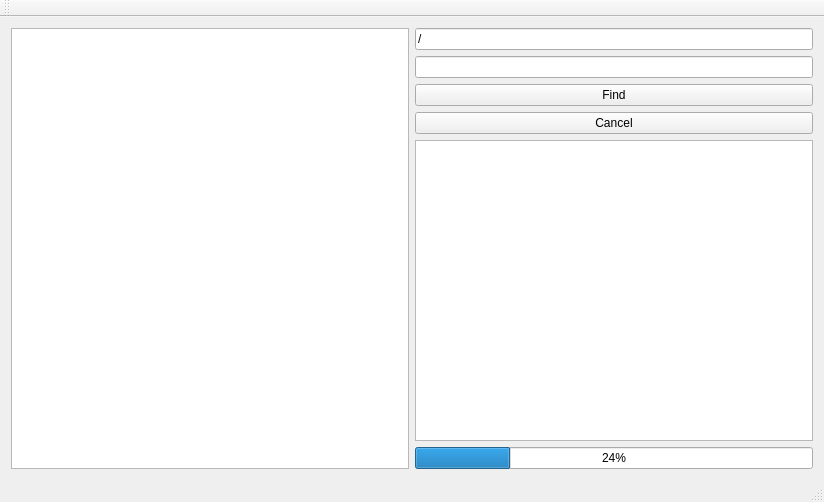
<?xml version="1.0" encoding="UTF-8"?>
<ui version="4.0">
 <class>MainWindow</class>
 <widget class="QMainWindow" name="MainWindow">
  <property name="geometry">
   <rect>
    <x>0</x>
    <y>0</y>
    <width>824</width>
    <height>502</height>
   </rect>
  </property>
  <property name="windowTitle">
   <string>MainWindow</string>
  </property>
  <widget class="QWidget" name="centralWidget">
   <layout class="QHBoxLayout" name="horizontalLayout">
    <item>
     <widget class="QTreeView" name="treeView"/>
    </item>
    <item>
     <layout class="QVBoxLayout" name="verticalLayout">
      <item>
       <widget class="QLineEdit" name="dirLineEdit">
        <property name="text">
         <string>/</string>
        </property>
       </widget>
      </item>
      <item>
       <widget class="QLineEdit" name="substrLineEdit"/>
      </item>
      <item>
       <widget class="QPushButton" name="findButton">
        <property name="text">
         <string>Find</string>
        </property>
       </widget>
      </item>
      <item>
       <widget class="QPushButton" name="cancelButton">
        <property name="text">
         <string>Cancel</string>
        </property>
       </widget>
      </item>
      <item>
       <widget class="QTextEdit" name="textEdit">
        <property name="horizontalScrollBarPolicy">
         <enum>Qt::ScrollBarAsNeeded</enum>
        </property>
        <property name="sizeAdjustPolicy">
         <enum>QAbstractScrollArea::AdjustToContents</enum>
        </property>
       </widget>
      </item>
      <item>
       <widget class="QProgressBar" name="progressBar">
        <property name="value">
         <number>24</number>
        </property>
       </widget>
      </item>
     </layout>
    </item>
   </layout>
  </widget>
  <widget class="QMenuBar" name="menuBar">
   <property name="geometry">
    <rect>
     <x>0</x>
     <y>0</y>
     <width>824</width>
     <height>22</height>
    </rect>
   </property>
  </widget>
  <widget class="QToolBar" name="mainToolBar">
   <attribute name="toolBarArea">
    <enum>TopToolBarArea</enum>
   </attribute>
   <attribute name="toolBarBreak">
    <bool>false</bool>
   </attribute>
  </widget>
  <widget class="QStatusBar" name="statusBar"/>
 </widget>
 <layoutdefault spacing="6" margin="11"/>
 <resources/>
 <connections/>
</ui>
